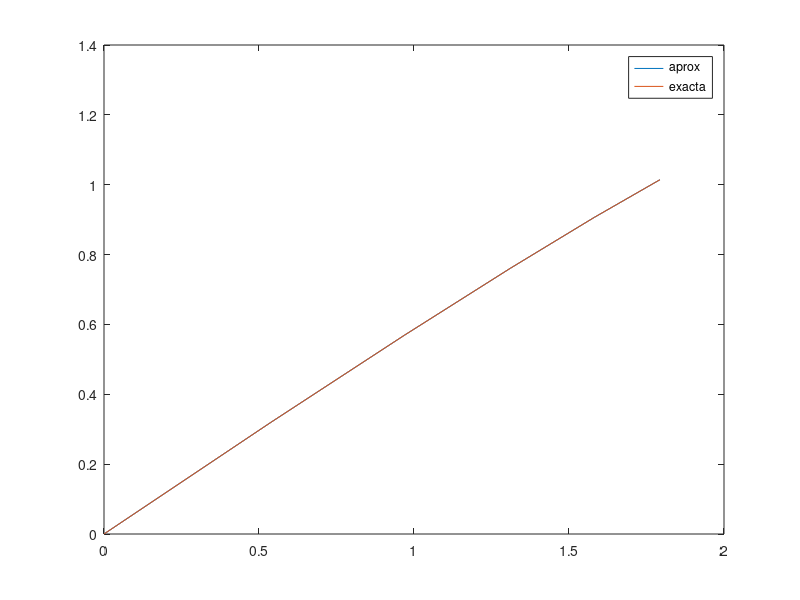
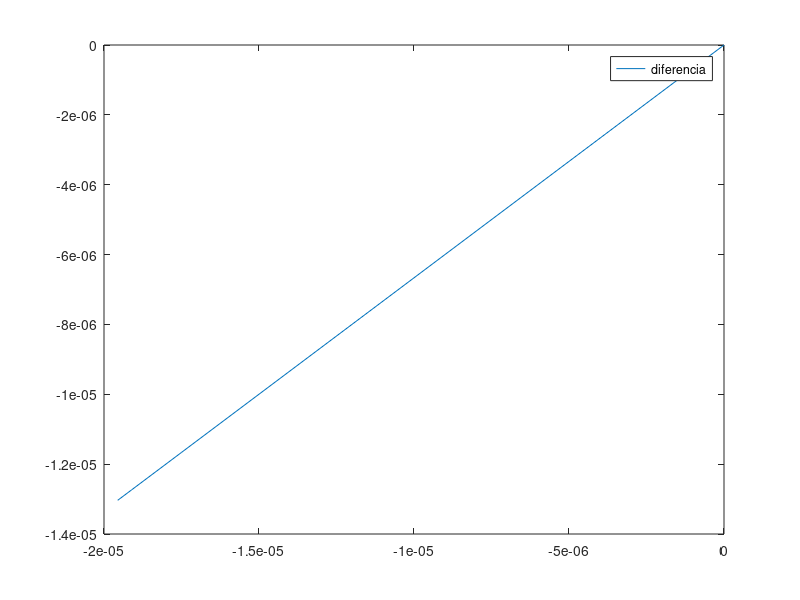

These figures' MATLAB source, in order:
%EJERCICIO 10 PVI
clear all;
clc;
more off;
function y=f(t,x)
  y=[-4*x(1)+3*x(2)+6;-2.4*x(1)+1.6*x(2)+3.6];
endfunction
%
function y = sol(t)
  y=[-3.375*exp(-2*t)+1.875*exp(-0.4*t)+1.5; -2.25*exp(-2*t)+2.25*exp(-0.4*t)];
endfunction
mu=[0;0]; h=0.1; a=0; b=0.5;
N=round((b-a)/h);
t=a*ones(1,N+1);
x=[mu(1,1)*ones(1,N+1);mu(2,1)*ones(1,N+1)];
exacta = x;

for i=1:N;
  xi=x(:,i);
  K1=f(t(i),xi);
  K2=f(t(i)+h/2,xi+h/2*K1);
  K3=f(t(i)+h/2,xi+h/2*K2);
  K4=f(t(i)+h,xi+h*K3);
  x(:,i+1)=xi+h/6*(K1+2*K2+2*K3+K4);
  t(i+1)=t(i)+h;
  exacta(:,i+1)=sol(t(i+1));
endfor
%

figure(1); clf; % casi se superponen
plot(x(1,:),x(2,:),';aprox;',exacta(1,:),exacta(2,:),';exacta;');

figure(2); clf; % diferencia
plot(x(1,:)-exacta(1,:),x(2,:)-exacta(2,:),';diferencia;');







